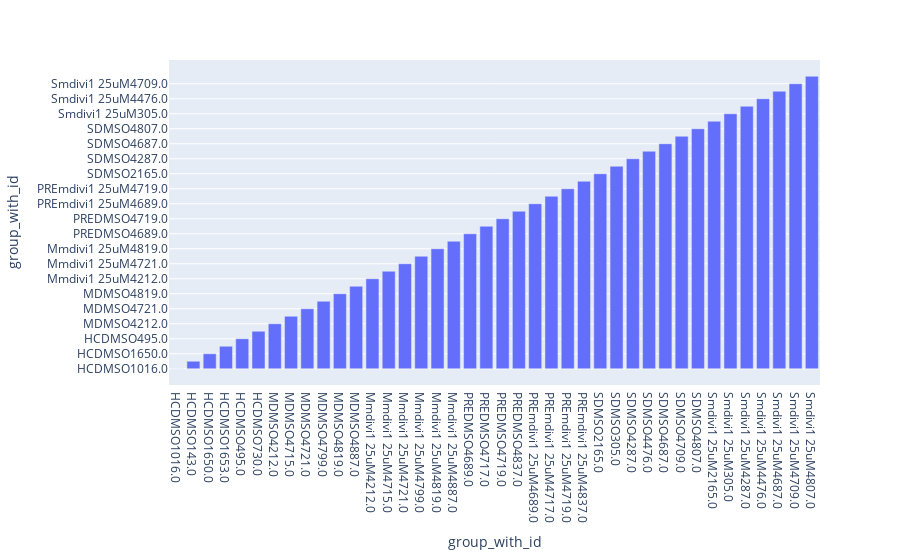
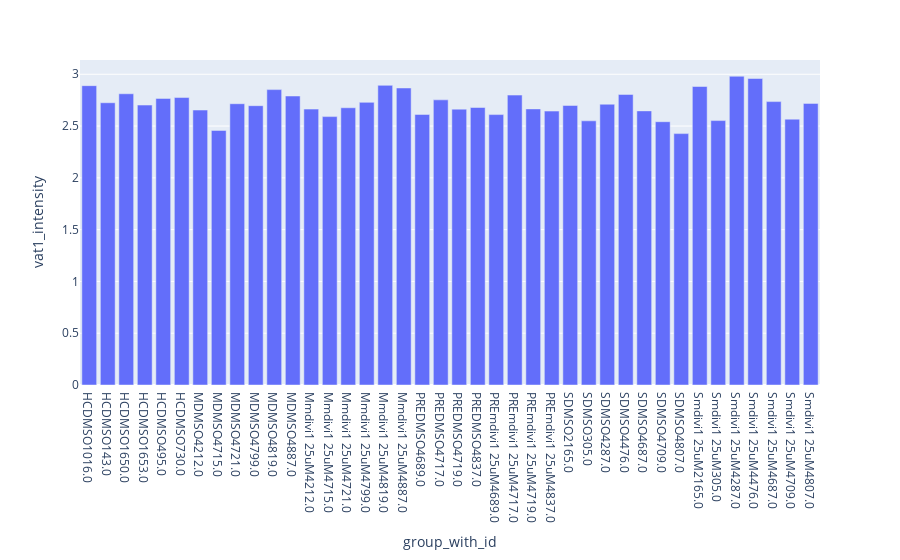
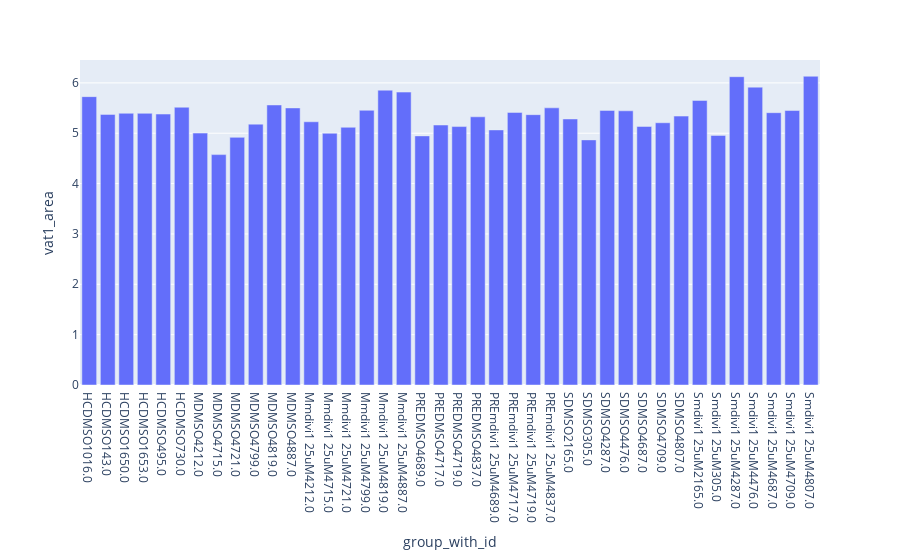

Here is the notebook cell these charts were saved with, in order:
### Code cell
for col in df_plot:
    
    fig = px.bar(df_plot, x = "group_with_id", y = col,
            barmode = 'group')
    fig.write_image(path + '//' + f"{col}mid_plot_image.pdf", engine="kaleido")
    fig.show()

### Figure 1 — Plotly figure (JSON) as saved in the notebook; plotly's stock layout.template omitted (floating-point values rounded to 4 significant figures)
{"data": [{"alignmentgroup": "True", "hovertemplate": "group_with_id=%{y}<extra></extra>", "legendgroup": "", "marker": {"color": "#636efa", "pattern": {"shape": ""}}, "name": "", "offsetgroup": "", "orientation": "v", "showlegend": false, "textposition": "auto", "type": "bar", "x": ["HCDMSO1016.0", "HCDMSO143.0", "HCDMSO1650.0", "HCDMSO1653.0", "HCDMSO495.0", "HCDMSO730.0", "MDMSO4212.0", "MDMSO4715.0", "MDMSO4721.0", "MDMSO4799.0", "MDMSO4819.0", "MDMSO4887.0", "Mmdivi1 25uM4212.0", "Mmdivi1 25uM4715.0", "Mmdivi1 25uM4721.0", "Mmdivi1 25uM4799.0", "Mmdivi1 25uM4819.0", "Mmdivi1 25uM4887.0", "PREDMSO4689.0", "PREDMSO4717.0", "PREDMSO4719.0", "PREDMSO4837.0", "PREmdivi1 25uM4689.0", "PREmdivi1 25uM4717.0", "PREmdivi1 25uM4719.0", "PREmdivi1 25uM4837.0", "SDMSO2165.0", "SDMSO305.0", "SDMSO4287.0", "SDMSO4476.0", "SDMSO4687.0", "SDMSO4709.0", "SDMSO4807.0", "Smdivi1 25uM2165.0", "Smdivi1 25uM305.0", "Smdivi1 25uM4287.0", "Smdivi1 25uM4476.0", "Smdivi1 25uM4687.0", "Smdivi1 25uM4709.0", "Smdivi1 25uM4807.0"], "xaxis": "x", "y": ["HCDMSO1016.0", "HCDMSO143.0", "HCDMSO1650.0", "HCDMSO1653.0", "HCDMSO495.0", "HCDMSO730.0", "MDMSO4212.0", "MDMSO4715.0", "MDMSO4721.0", "MDMSO4799.0", "MDMSO4819.0", "MDMSO4887.0", "Mmdivi1 25uM4212.0", "Mmdivi1 25uM4715.0", "Mmdivi1 25uM4721.0", "Mmdivi1 25uM4799.0", "Mmdivi1 25uM4819.0", "Mmdivi1 25uM4887.0", "PREDMSO4689.0", "PREDMSO4717.0", "PREDMSO4719.0", "PREDMSO4837.0", "PREmdivi1 25uM4689.0", "PREmdivi1 25uM4717.0", "PREmdivi1 25uM4719.0", "PREmdivi1 25uM4837.0", "SDMSO2165.0", "SDMSO305.0", "SDMSO4287.0", "SDMSO4476.0", "SDMSO4687.0", "SDMSO4709.0", "SDMSO4807.0", "Smdivi1 25uM2165.0", "Smdivi1 25uM305.0", "Smdivi1 25uM4287.0", "Smdivi1 25uM4476.0", "Smdivi1 25uM4687.0", "Smdivi1 25uM4709.0", "Smdivi1 25uM4807.0"], "yaxis": "y"}], "layout": {"barmode": "group", "legend": {"tracegroupgap": 0}, "margin": {"t": 60}, "xaxis": {"anchor": "y", "domain": [0, 1], "title": {"text": "group_with_id"}}, "yaxis": {"anchor": "x", "domain": [0, 1], "title": {"text": "group_with_id"}}}}

### Figure 2 — Plotly figure (JSON) as saved in the notebook; plotly's stock layout.template omitted (floating-point values rounded to 4 significant figures)
{"data": [{"alignmentgroup": "True", "hovertemplate": "group_with_id=%{x}<br>vat1_intensity=%{y}<extra></extra>", "legendgroup": "", "marker": {"color": "#636efa", "pattern": {"shape": ""}}, "name": "", "offsetgroup": "", "orientation": "v", "showlegend": false, "textposition": "auto", "type": "bar", "x": ["HCDMSO1016.0", "HCDMSO143.0", "HCDMSO1650.0", "HCDMSO1653.0", "HCDMSO495.0", "HCDMSO730.0", "MDMSO4212.0", "MDMSO4715.0", "MDMSO4721.0", "MDMSO4799.0", "MDMSO4819.0", "MDMSO4887.0", "Mmdivi1 25uM4212.0", "Mmdivi1 25uM4715.0", "Mmdivi1 25uM4721.0", "Mmdivi1 25uM4799.0", "Mmdivi1 25uM4819.0", "Mmdivi1 25uM4887.0", "PREDMSO4689.0", "PREDMSO4717.0", "PREDMSO4719.0", "PREDMSO4837.0", "PREmdivi1 25uM4689.0", "PREmdivi1 25uM4717.0", "PREmdivi1 25uM4719.0", "PREmdivi1 25uM4837.0", "SDMSO2165.0", "SDMSO305.0", "SDMSO4287.0", "SDMSO4476.0", "SDMSO4687.0", "SDMSO4709.0", "SDMSO4807.0", "Smdivi1 25uM2165.0", "Smdivi1 25uM305.0", "Smdivi1 25uM4287.0", "Smdivi1 25uM4476.0", "Smdivi1 25uM4687.0", "Smdivi1 25uM4709.0", "Smdivi1 25uM4807.0"], "xaxis": "x", "y": [2.89, 2.725, 2.812, 2.703, 2.767, 2.775, 2.655, 2.458, 2.716, 2.697, 2.852, 2.79, 2.664, 2.591, 2.677, 2.729, 2.893, 2.868, 2.612, 2.753, 2.663, 2.679, 2.611, 2.799, 2.666, 2.645, 2.699, 2.551, 2.711, 2.805, 2.647, 2.542, 2.427, 2.882, 2.553, 2.981, 2.959, 2.736, 2.567, 2.719], "yaxis": "y"}], "layout": {"barmode": "group", "legend": {"tracegroupgap": 0}, "margin": {"t": 60}, "xaxis": {"anchor": "y", "domain": [0, 1], "title": {"text": "group_with_id"}}, "yaxis": {"anchor": "x", "domain": [0, 1], "title": {"text": "vat1_intensity"}}}}

### Figure 3 — Plotly figure (JSON) as saved in the notebook; plotly's stock layout.template omitted (floating-point values rounded to 4 significant figures)
{"data": [{"alignmentgroup": "True", "hovertemplate": "group_with_id=%{x}<br>vat1_area=%{y}<extra></extra>", "legendgroup": "", "marker": {"color": "#636efa", "pattern": {"shape": ""}}, "name": "", "offsetgroup": "", "orientation": "v", "showlegend": false, "textposition": "auto", "type": "bar", "x": ["HCDMSO1016.0", "HCDMSO143.0", "HCDMSO1650.0", "HCDMSO1653.0", "HCDMSO495.0", "HCDMSO730.0", "MDMSO4212.0", "MDMSO4715.0", "MDMSO4721.0", "MDMSO4799.0", "MDMSO4819.0", "MDMSO4887.0", "Mmdivi1 25uM4212.0", "Mmdivi1 25uM4715.0", "Mmdivi1 25uM4721.0", "Mmdivi1 25uM4799.0", "Mmdivi1 25uM4819.0", "Mmdivi1 25uM4887.0", "PREDMSO4689.0", "PREDMSO4717.0", "PREDMSO4719.0", "PREDMSO4837.0", "PREmdivi1 25uM4689.0", "PREmdivi1 25uM4717.0", "PREmdivi1 25uM4719.0", "PREmdivi1 25uM4837.0", "SDMSO2165.0", "SDMSO305.0", "SDMSO4287.0", "SDMSO4476.0", "SDMSO4687.0", "SDMSO4709.0", "SDMSO4807.0", "Smdivi1 25uM2165.0", "Smdivi1 25uM305.0", "Smdivi1 25uM4287.0", "Smdivi1 25uM4476.0", "Smdivi1 25uM4687.0", "Smdivi1 25uM4709.0", "Smdivi1 25uM4807.0"], "xaxis": "x", "y": [5.727, 5.374, 5.397, 5.395, 5.381, 5.517, 5.003, 4.575, 4.918, 5.181, 5.562, 5.503, 5.228, 5.0, 5.118, 5.455, 5.855, 5.817, 4.947, 5.164, 5.132, 5.326, 5.066, 5.413, 5.369, 5.505, 5.283, 4.868, 5.453, 5.445, 5.135, 5.208, 5.341, 5.652, 4.957, 6.123, 5.916, 5.408, 5.451, 6.132], "yaxis": "y"}], "layout": {"barmode": "group", "legend": {"tracegroupgap": 0}, "margin": {"t": 60}, "xaxis": {"anchor": "y", "domain": [0, 1], "title": {"text": "group_with_id"}}, "yaxis": {"anchor": "x", "domain": [0, 1], "title": {"text": "vat1_area"}}}}
